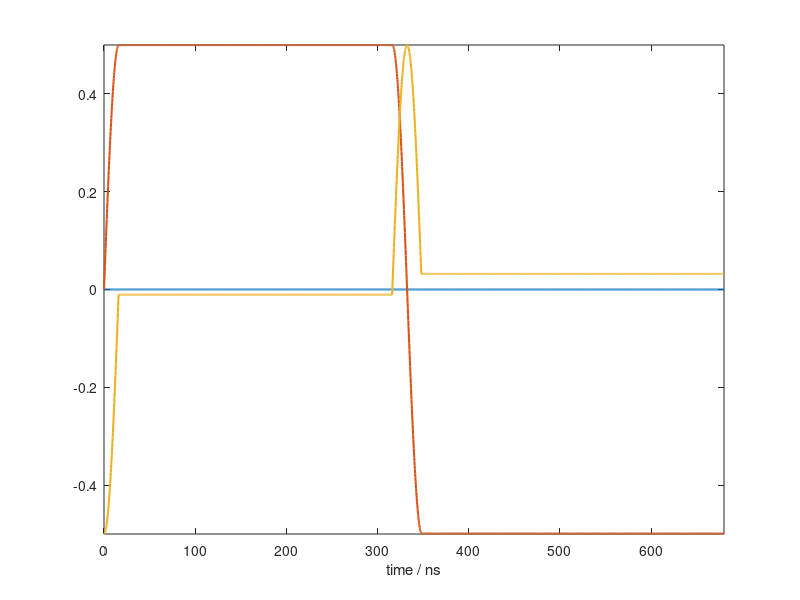

Write the MATLAB code that produced this figure. (Note: this script raises an error after producing the figure.)
clear; close all; clc;
%%%%%%%%%%%%%%%%%%%%%%%%%%%%%%%%%%%%%%%%%%%%%%%%%%%%%%%%%%%%%%%%%%%%%%%%%%%
%%% Simulating pulse EPR sequences on an electron spin-1/2
%%%
%%%
%%%
%%% Gabriel Moise, Oxford, 2025
%%% αβγδεζηθικλμνξοπρςστυφχψω
%%%%%%%%%%%%%%%%%%%%%%%%%%%%%%%%%%%%%%%%%%%%%%%%%%%%%%%%%%%%%%%%%%%%%%%%%%%

% I. USER INPUTS
% I.1 Spin system parameters
g = 2.00232;

% I.2 Experimental parameters
B0 = 350; % mT, static field
mw = 9.808681559288270; % GHz, microwave frequency
B1 = 0.55; % mT, pulse strength
tp = 16; % ns, pulse length
tau = 300; % ns, free evolution period
dt = 0.25; % ns, time increment
sequence = {{'x',tp,B1},{'free',tau},{'x',2*tp,B1},{'free',tau+2*tp}};
detOps = {'Sx', 'Sy', 'Sz'};

% II. PHYSICAL CONSTANTS AND SPIN OPERATORS
bmagn = 9.2740e-24; % J*T-1
planck = 6.6261e-34; % J*s
E = eye(2); Sz = [0.5 0; 0 -0.5];
Sx = [0 0.5; 0.5 0]; Sy = [0 -0.5i; 0.5i 0];

% III. STATIC HAMILTONIAN IN ROTATING FRAME
omega0 = 2*pi*(bmagn*B0*g/planck)*1e-9; % radians*MHz
omegaMW = 2*pi*mw*1e3; % radians*MHz
H0 = omega0*Sz - omegaMW*Sz;

% IV. CONSTRUCT PROPAGATORS AND TIME AXIS
time = [0];
for iS = 1:numel(sequence)
    currentTime = (time(end)+dt):dt:(time(end) + sequence{iS}{2});
    time = [time, currentTime];
    nT{iS} = length(currentTime);
    switch sequence{iS}{1}
        case 'free'
            Propagator{iS} = expm(-1i*H0*dt*1e-3);
        case 'x'
            omega1 = 2*pi*(bmagn*sequence{iS}{3}*g/planck)*1e-9; % radians*MHz
            Propagator{iS} = expm(-1i*(H0 + omega1*Sx)*dt*1e-3);
    end
end

% V. INITIAL STATE
RHO = -Sz;

% VI. DETECTION OPERATORS
for iOp = 1:numel(detOps)
    switch detOps{iOp}
        case 'Sx'
            observables{iOp} = Sx;
        case 'Sy'
            observables{iOp} = Sy;
        case 'Sz'
            observables{iOp} = Sz;
    end
end

% VII. PROPAGATION AND DETECTION
% VII.0 Detect initial signal
for iOp = 1:numel(observables)
    signal{iOp}(1) = trace(RHO*observables{iOp}); 
end
% VII.1 Loop over sequence
counter = 1;
for iS = 1:length(sequence)
    % Retrieve propagator for current event
    U = Propagator{iS};
    Ud = U';
    % Loop over the time points of the current event
    for iT = 1:nT{iS}
        counter = counter + 1;
        % Propagate
        RHO = U*RHO*Ud; 
        % Detect
        for iOp = 1:numel(observables)
            signal{iOp}(counter) = trace(RHO*observables{iOp}); 
        end
        
    end
end

% VIII. PLOT RESULTS
figure
hold on; axis tight; box on;
for iOp = 1:numel(observables)
    plot(time,real(signal{iOp}),'LineWidth',1.5,'DisplayName',detOps{iOp})
end
xlabel('time / ns')
xline(tp,'r--','HandleVisibility','off')
xline(tau+tp,'r--','HandleVisibility','off')
xline(tau+3*tp,'r--','HandleVisibility','off')
legend show;